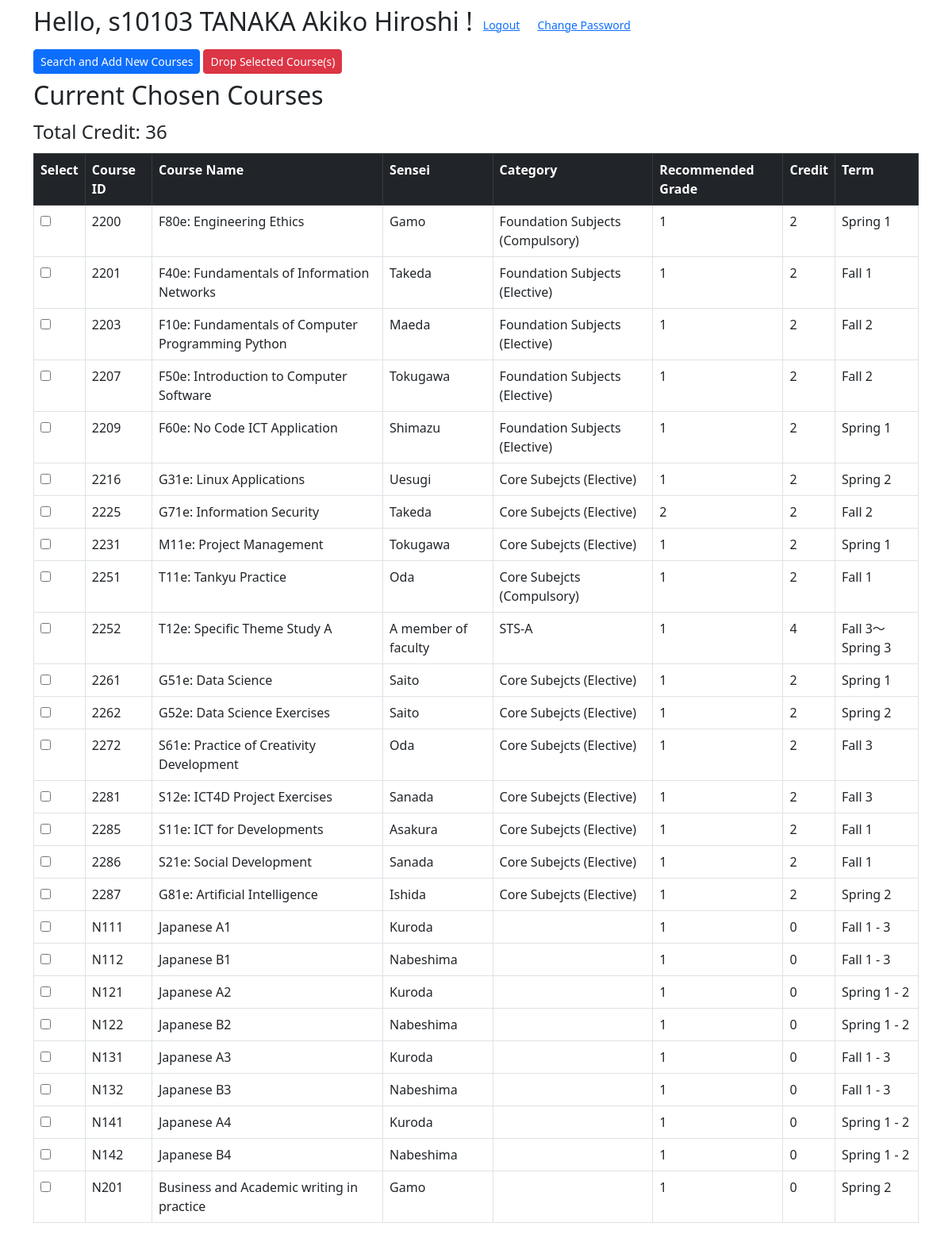
The app's page /student/studentboard.php (signed in) with its own data.
### tables this page shows
CREATE TABLE `t_reg_list` (
  `s_id` varchar(6) NOT NULL,
  `c_id` varchar(4) NOT NULL
);

CREATE TABLE `t_course_list` (
  `c_id` varchar(4) NOT NULL,
  `c_name` varchar(100) NOT NULL,
  `sensei` varchar(25) NOT NULL,
  `category` varchar(35) DEFAULT NULL,
  `r_grade` varchar(3) DEFAULT NULL,
  `credit` int(1) NOT NULL,
  `term` varchar(18) NOT NULL
);

### student/studentboard.php (the view, shortened to what this page needs)
<!DOCTYPE html>
<html lang="en">
<head>
    <link href="https://cdn.jsdelivr.net/npm/bootstrap@5.2.3/dist/css/bootstrap.min.css" rel="stylesheet"
>
</head>
    <body>
        <?php include '../dashboard.php';?>
        <form action="drop.php" method="post">
            <div class="container container-sm d-flex gap-1 my-2">
                <input type="button" id ="search" class="btn btn-primary btn-sm" onclick="location.href='search.php';" disabled = true value = "Search and Add New Courses">
                <input class="btn btn-danger btn-sm" type="submit" id="drop" disabled=true value="Drop Selected Course(s)">
            </div>
        <div class="container container-sm d-grid gap-1 my-2">
            <h2>Current Chosen Courses</h2>
                <table class="table table-bordered table-hover">
                    <tr class="table-dark">
                        <th>Select</th>
                        <th>Course ID</th>
                        <th>Course Name</th>
                        <th>Sensei</th>
                        <th>Category</th>
                        <th>Recommended Grade</th>
                        <th>Credit</th>
                        <th>Term</th>
                        <?php
                            try{
                                $taken_list = "SELECT * FROM t_course_list JOIN t_reg_list ON t_course_list.c_id = t_reg_list.c_id AND s_id = '$s_id'";
                                $pdostatement = $pdo -> query($taken_list);
                                $credit = 0;
                            foreach ($pdostatement as $row){
                                echo "<tr>";
                                echo "<td><input type='checkbox' name='drop_course[]' value='".$row[0]."'></td>";
                                echo "<td>".$row[0]."</td>";
                                echo "<td>".$row[1]."</td>";
                                echo "<td>".$row[2]."</td>";
                                echo "<td>".$row[3]."</td>";
                                echo "<td>".$row[4]."</td>";
                                echo "<td>".$row[5]."</td>";
                                $credit += $row[5];
                                echo "<td>".$row[6]."</td>";
                                echo "</tr>";
                            }
                            echo "<h4>Total Credit: ".$credit."</h4>";
                            }catch (PDOException $e){
                                echo "Error message:".$e -> getMessage();
                            };
                        ?>
                    </tr>
                </table>
            </div>
        </form>
    </body>
</html>

### records on screen
t_reg_list: c.c_id "2200", c.c_name "F80e: Engineering Ethics", c.sensei "Gamo", c.category "Foundation Subjects (Compulsory)", c.r_grade "1", c.credit "2", c.term "Spring 1"
t_reg_list: c.c_id "2201", c.c_name "F40e: Fundamentals of Information Networks", c.sensei "Takeda", c.category "Foundation Subjects (Elective)", c.r_grade "1", c.credit "2", c.term "Fall 1"
t_reg_list: c.c_id "2203", c.c_name "F10e: Fundamentals of Computer Programming Python", c.sensei "Maeda", c.category "Foundation Subjects (Elective)", c.r_grade "1", c.credit "2", c.term "Fall 2"
t_reg_list: c.c_id "2207", c.c_name "F50e: Introduction to Computer Software", c.sensei "Tokugawa", c.category "Foundation Subjects (Elective)", c.r_grade "1", c.credit "2", c.term "Fall 2"
t_reg_list: c.c_id "2209", c.c_name "F60e: No Code ICT Application", c.sensei "Shimazu", c.category "Foundation Subjects (Elective)", c.r_grade "1", c.credit "2", c.term "Spring 1"
t_reg_list: c.c_id "2216", c.c_name "G31e: Linux Applications", c.sensei "Uesugi", c.category "Core Subejcts (Elective)", c.r_grade "1", c.credit "2", c.term "Spring 2"
t_reg_list: c.c_id "2225", c.c_name "G71e: Information Security", c.sensei "Takeda", c.category "Core Subejcts (Elective)", c.r_grade "2", c.credit "2", c.term "Fall 2"
t_reg_list: c.c_id "2231", c.c_name "M11e: Project Management", c.sensei "Tokugawa", c.category "Core Subejcts (Elective)", c.r_grade "1", c.credit "2", c.term "Spring 1"
t_reg_list: c.c_id "2251", c.c_name "T11e: Tankyu Practice", c.sensei "Oda", c.category "Core Subejcts (Compulsory)", c.r_grade "1", c.credit "2", c.term "Fall 1"
t_reg_list: c.c_id "2252", c.c_name "T12e: Specific Theme Study A", c.sensei "A member of faculty", c.category "STS-A", c.r_grade "1", c.credit "4", c.term "Fall 3～ Spring 3"
t_reg_list: c.c_id "2261", c.c_name "G51e: Data Science", c.sensei "Saito", c.category "Core Subejcts (Elective)", c.r_grade "1", c.credit "2", c.term "Spring 1"
t_reg_list: c.c_id "2262", c.c_name "G52e: Data Science Exercises", c.sensei "Saito", c.category "Core Subejcts (Elective)", c.r_grade "1", c.credit "2", c.term "Spring 2"
t_reg_list: c.c_id "2272", c.c_name "S61e: Practice of Creativity Development", c.sensei "Oda", c.category "Core Subejcts (Elective)", c.r_grade "1", c.credit "2", c.term "Fall 3"
t_reg_list: c.c_id "2281", c.c_name "S12e: ICT4D Project Exercises", c.sensei "Sanada", c.category "Core Subejcts (Elective)", c.r_grade "1", c.credit "2", c.term "Fall 3"
t_reg_list: c.c_id "2285", c.c_name "S11e: ICT for Developments", c.sensei "Asakura", c.category "Core Subejcts (Elective)", c.r_grade "1", c.credit "2", c.term "Fall 1"
t_reg_list: c.c_id "2286", c.c_name "S21e: Social Development", c.sensei "Sanada", c.category "Core Subejcts (Elective)", c.r_grade "1", c.credit "2", c.term "Fall 1"
t_reg_list: c.c_id "2287", c.c_name "G81e: Artificial Intelligence", c.sensei "Ishida", c.category "Core Subejcts (Elective)", c.r_grade "1", c.credit "2", c.term "Spring 2"
t_reg_list: c.c_id "N111", c.c_name "Japanese A1", c.sensei "Kuroda", c.r_grade "1", c.credit "0", c.term "Fall 1 - 3"
t_reg_list: c.c_id "N112", c.c_name "Japanese B1", c.sensei "Nabeshima", c.r_grade "1", c.credit "0", c.term "Fall 1 - 3"
t_reg_list: c.c_id "N121", c.c_name "Japanese A2", c.sensei "Kuroda", c.r_grade "1", c.credit "0", c.term "Spring 1 - 2"
t_reg_list: c.c_id "N122", c.c_name "Japanese B2", c.sensei "Nabeshima", c.r_grade "1", c.credit "0", c.term "Spring 1 - 2"
t_reg_list: c.c_id "N131", c.c_name "Japanese A3", c.sensei "Kuroda", c.r_grade "1", c.credit "0", c.term "Fall 1 - 3"
t_reg_list: c.c_id "N132", c.c_name "Japanese B3", c.sensei "Nabeshima", c.r_grade "1", c.credit "0", c.term "Fall 1 - 3"
t_reg_list: c.c_id "N141", c.c_name "Japanese A4", c.sensei "Kuroda", c.r_grade "1", c.credit "0", c.term "Spring 1 - 2"
t_reg_list: c.c_id "N142", c.c_name "Japanese B4", c.sensei "Nabeshima", c.r_grade "1", c.credit "0", c.term "Spring 1 - 2"
t_reg_list: c.c_id "N201", c.c_name "Business and Academic writing in practice", c.sensei "Gamo", c.r_grade "1", c.credit "0", c.term "Spring 2"

### other values on screen
$_COOKIE["greeting"] "Hello, s10103 TANAKA Akiko Hiroshi !"
$credit "36"
